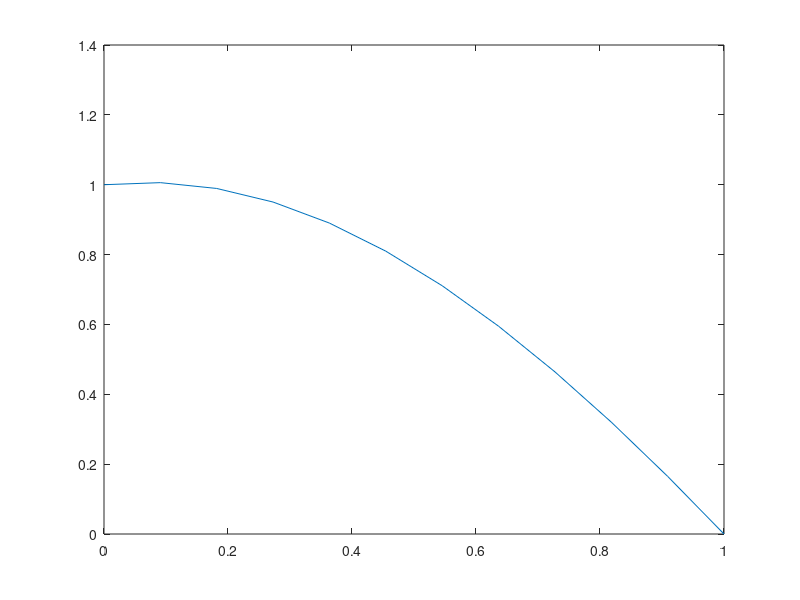

Source code (MATLAB):
N = 10;

% Start and end coordinates
xs = 0;
xe = 1;

% Boundary conditions
us = 1;
ue = 0;

% create vector of x values
x = linspace(xs, xe, N+2)';
x = x(2:N+1);

h = (xe-xs)/(N+1);

% Create the FD matrix
e = ones(N, 1);
A = spdiags([e, -2*e, e]/h^2, -1:1, N, N);

% Use a linear function between the two boundary conditions as the initial guess
un = linspace(us, ue, N+2)';
un = un(2:N+1);

% Maximum number of iterations before declaring 'Doesn't Converge'
MAX_ITER = 100;
% Tolerance on the L2 norm before ending iteration
TOL = 1e-6;
for j = 1:MAX_ITER
    F = A*un + exp(un);
    F(1) = F(1) + us/(h^2);
    F(N) = F(N) + ue/(h^2);

    J = A + spdiags(exp(un), 0, N, N);
    deltn = -J\F;
    un1 = un + deltn;
    err = sqrt(h*sum(deltn.^2));
    un = un1;
    if err < TOL
        disp(strcat('Returned solution is converged: ||E|| =  ', num2str(err)))
        break
    end
end

if j == MAX_ITER
    disp('Returned solution is NOT converged: ||E|| = ')
end

x = [xs; x; xe];
u = [us; un1; ue];

plot(x, u)